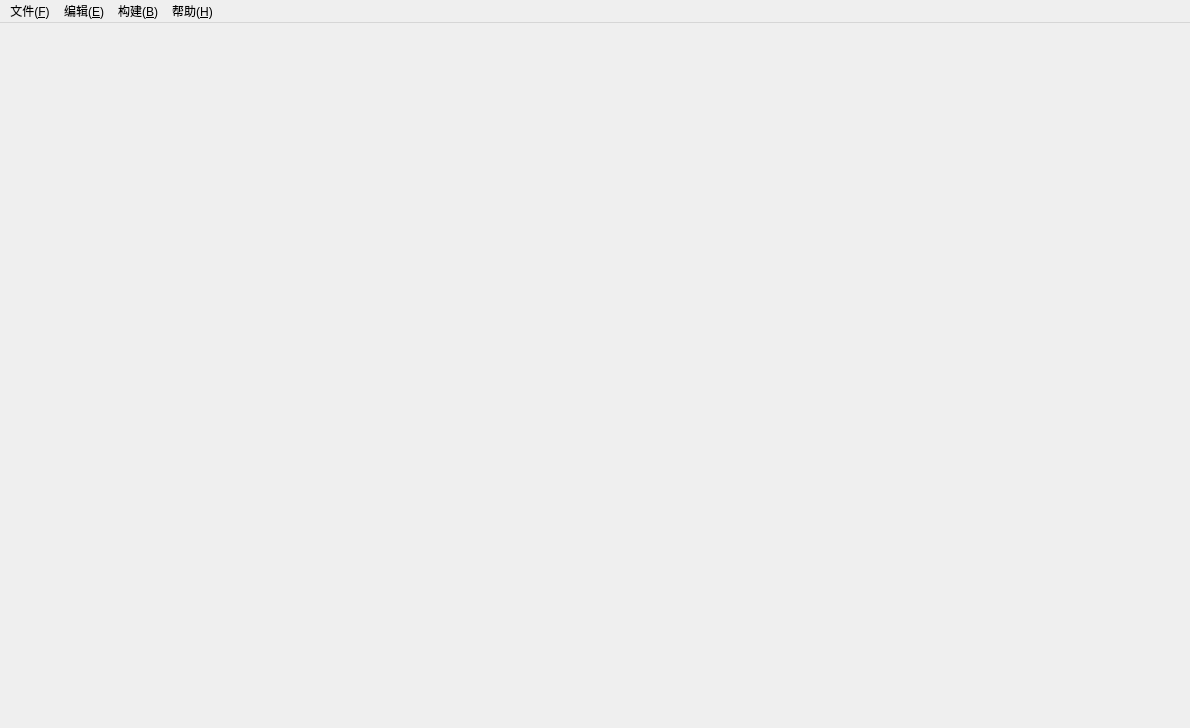
<?xml version="1.0" encoding="UTF-8"?>
<ui version="4.0">
 <class>MainWindow</class>
 <widget class="QMainWindow" name="MainWindow">
  <property name="geometry">
   <rect>
    <x>0</x>
    <y>0</y>
    <width>1190</width>
    <height>728</height>
   </rect>
  </property>
  <property name="windowTitle">
   <string>MainWindow</string>
  </property>
  <property name="windowIcon">
   <iconset resource="src.qrc">
    <normaloff>:/src/prefix/src/tablemaker.png</normaloff>:/src/prefix/src/tablemaker.png</iconset>
  </property>
  <widget class="QWidget" name="centralwidget">
   <layout class="QGridLayout" name="gridLayout"/>
  </widget>
  <widget class="QMenuBar" name="menubar">
   <property name="geometry">
    <rect>
     <x>0</x>
     <y>0</y>
     <width>1190</width>
     <height>26</height>
    </rect>
   </property>
   <widget class="QMenu" name="menu_file">
    <property name="title">
     <string>文件(&amp;F)</string>
    </property>
    <addaction name="save"/>
    <addaction name="separator"/>
    <addaction name="exit"/>
   </widget>
   <widget class="QMenu" name="menu_edit">
    <property name="title">
     <string>编辑(&amp;E)</string>
    </property>
    <widget class="QMenu" name="menu">
     <property name="title">
      <string>主题</string>
     </property>
     <property name="icon">
      <iconset resource="src.qrc">
       <normaloff>:/src/prefix/src/style.png</normaloff>:/src/prefix/src/style.png</iconset>
     </property>
     <addaction name="Light"/>
     <addaction name="BlueCerulean"/>
     <addaction name="Dark"/>
     <addaction name="BrownSand"/>
     <addaction name="BlueNcs"/>
     <addaction name="HighContrast"/>
     <addaction name="BlueIcy"/>
     <addaction name="Qt"/>
    </widget>
    <addaction name="menu"/>
   </widget>
   <widget class="QMenu" name="menu_bulid">
    <property name="title">
     <string>构建(&amp;B)</string>
    </property>
    <addaction name="polyline"/>
    <addaction name="separator"/>
    <addaction name="bargraph"/>
    <addaction name="separator"/>
    <addaction name="pie"/>
    <addaction name="separator"/>
    <addaction name="curve"/>
    <addaction name="separator"/>
    <addaction name="area"/>
    <addaction name="separator"/>
    <addaction name="scatter"/>
    <addaction name="separator"/>
    <addaction name="doughont"/>
   </widget>
   <widget class="QMenu" name="menu_H">
    <property name="title">
     <string>帮助(&amp;H)</string>
    </property>
    <addaction name="about"/>
   </widget>
   <addaction name="menu_file"/>
   <addaction name="menu_edit"/>
   <addaction name="menu_bulid"/>
   <addaction name="menu_H"/>
  </widget>
  <action name="polyline">
   <property name="icon">
    <iconset resource="src.qrc">
     <normaloff>:/src/prefix/src/polyline.png</normaloff>:/src/prefix/src/polyline.png</iconset>
   </property>
   <property name="text">
    <string>折线图</string>
   </property>
  </action>
  <action name="bargraph">
   <property name="icon">
    <iconset resource="src.qrc">
     <normaloff>:/src/prefix/src/bargraph.png</normaloff>:/src/prefix/src/bargraph.png</iconset>
   </property>
   <property name="text">
    <string>柱状图</string>
   </property>
  </action>
  <action name="pie">
   <property name="icon">
    <iconset resource="src.qrc">
     <normaloff>:/src/prefix/src/pie.png</normaloff>:/src/prefix/src/pie.png</iconset>
   </property>
   <property name="text">
    <string>饼图</string>
   </property>
  </action>
  <action name="curve">
   <property name="icon">
    <iconset resource="src.qrc">
     <normaloff>:/src/prefix/src/cruve.png</normaloff>:/src/prefix/src/cruve.png</iconset>
   </property>
   <property name="text">
    <string>曲线图</string>
   </property>
  </action>
  <action name="save">
   <property name="icon">
    <iconset resource="src.qrc">
     <normaloff>:/src/prefix/src/save.png</normaloff>:/src/prefix/src/save.png</iconset>
   </property>
   <property name="text">
    <string>保存(&amp;S)</string>
   </property>
   <property name="shortcut">
    <string>Ctrl+S</string>
   </property>
  </action>
  <action name="exit">
   <property name="icon">
    <iconset resource="src.qrc">
     <normaloff>:/src/prefix/src/exit.png</normaloff>:/src/prefix/src/exit.png</iconset>
   </property>
   <property name="text">
    <string>退出(&amp;X)</string>
   </property>
   <property name="shortcut">
    <string>Ctrl+X</string>
   </property>
  </action>
  <action name="about">
   <property name="icon">
    <iconset resource="src.qrc">
     <normaloff>:/src/prefix/src/about.png</normaloff>:/src/prefix/src/about.png</iconset>
   </property>
   <property name="text">
    <string>关于软件(P)</string>
   </property>
  </action>
  <action name="area">
   <property name="icon">
    <iconset resource="src.qrc">
     <normaloff>:/src/prefix/src/area.png</normaloff>:/src/prefix/src/area.png</iconset>
   </property>
   <property name="text">
    <string>面积图</string>
   </property>
  </action>
  <action name="scatter">
   <property name="icon">
    <iconset resource="src.qrc">
     <normaloff>:/src/prefix/src/scatter.png</normaloff>:/src/prefix/src/scatter.png</iconset>
   </property>
   <property name="text">
    <string>散点图</string>
   </property>
  </action>
  <action name="Light">
   <property name="text">
    <string>灯光</string>
   </property>
  </action>
  <action name="BlueCerulean">
   <property name="text">
    <string>天蓝色</string>
   </property>
  </action>
  <action name="Dark">
   <property name="text">
    <string>黑暗</string>
   </property>
  </action>
  <action name="BrownSand">
   <property name="text">
    <string>沙棕色</string>
   </property>
  </action>
  <action name="BlueNcs">
   <property name="text">
    <string>蓝色</string>
   </property>
  </action>
  <action name="HighContrast">
   <property name="text">
    <string>高对比度</string>
   </property>
  </action>
  <action name="BlueIcy">
   <property name="text">
    <string>冰蓝色</string>
   </property>
  </action>
  <action name="Qt">
   <property name="text">
    <string>Qt</string>
   </property>
  </action>
  <action name="doughont">
   <property name="icon">
    <iconset resource="src.qrc">
     <normaloff>:/src/prefix/src/duocn.png</normaloff>:/src/prefix/src/duocn.png</iconset>
   </property>
   <property name="text">
    <string>圆环图</string>
   </property>
  </action>
 </widget>
 <resources>
  <include location="src.qrc"/>
 </resources>
 <connections/>
</ui>
